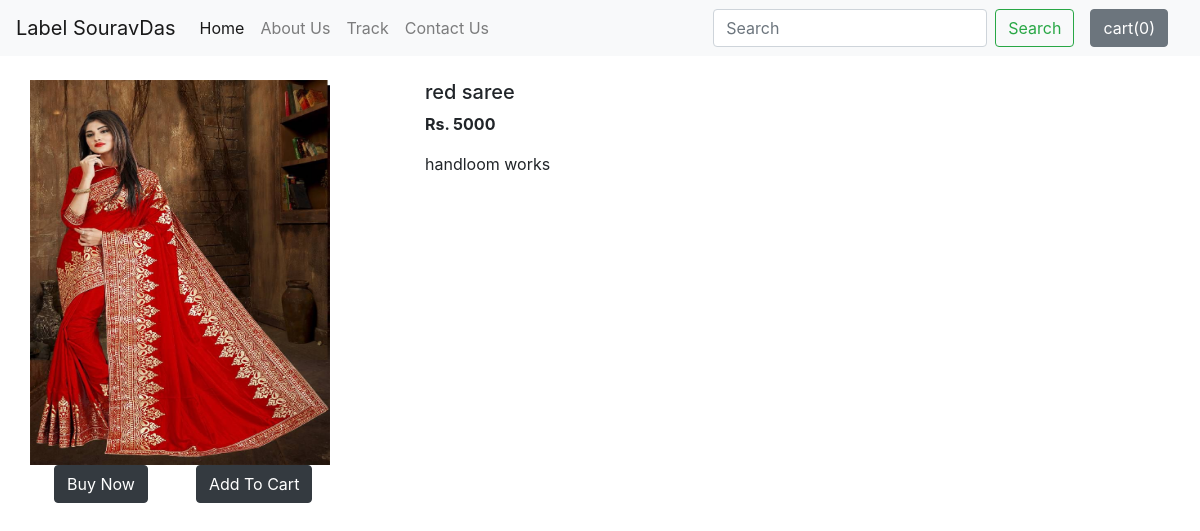
Screenshot of /shop/products/2 with the database file from the repository.
### shop/models.py (models this page shows, shortened)
class product(models.Model):
    product_id=models.AutoField
    product_name=models.CharField(max_length=50)
    category=models.CharField(max_length=50,default="")
    subcategory=models.CharField(max_length=50,default="")
    price=models.IntegerField(default=0)
    desc=models.CharField(max_length=3000)
    publish_date=models.DateField()
    image=models.ImageField(upload_to="shop/images",default="")

### shop/views.py (the view)
# urls.py: path("products/<int:myid>",views.products,name="products"),
def products(request,myid ):
        products = product.objects.filter(id=myid)
        return render(request, "shop/products.html",{"product":products[0]})

### shop/templates/shop/products.html (shortened to what this page needs)
{% extends 'shop/basic.html' %}
{% block body %}
<div class="container my-4">
    <div class="row">
    <div class="col-md-4">
    <div class="row">
       <img src="/media//{{product.image}}" width="300px" height="385px">
    </div>
             <div class="row">
            <button class=" mx-4 btn btn-dark cart"> Buy Now</button>
            <button class=" mx-4 btn btn-dark cart "> Add To Cart</button>
        </div>
        </div>
    <div class="col-md-8">
        <h5>{{product.product_name}}</h5>
            <p><b> Rs. {{product.price}}</b></p>
        <p>{{product.desc}}</p>
    </div>
        </div>
</div>
{% endblock %}

### rows the page displays
product: image (picture), product_name "red saree", price "5000", desc "handloom works"
